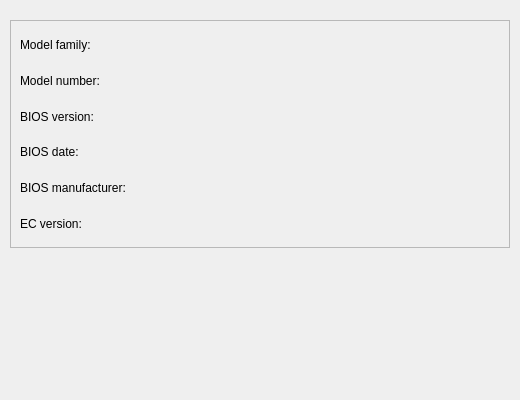
<?xml version="1.0" encoding="UTF-8"?>
<ui version="4.0">
 <class>SysInfo</class>
 <widget class="QWidget" name="SysInfo">
  <property name="geometry">
   <rect>
    <x>0</x>
    <y>0</y>
    <width>520</width>
    <height>400</height>
   </rect>
  </property>
  <property name="windowTitle">
   <string>General</string>
  </property>
  <widget class="QWidget" name="horizontalLayoutWidget">
   <property name="geometry">
    <rect>
     <x>10</x>
     <y>20</y>
     <width>500</width>
     <height>228</height>
    </rect>
   </property>
   <layout class="QHBoxLayout" name="horizontalLayout">
    <item>
     <widget class="QFrame" name="frame">
      <property name="frameShape">
       <enum>QFrame::StyledPanel</enum>
      </property>
      <property name="frameShadow">
       <enum>QFrame::Raised</enum>
      </property>
      <layout class="QGridLayout" name="gridLayout">
       <item row="0" column="0">
        <widget class="QLabel" name="model_family_label">
         <property name="minimumSize">
          <size>
           <width>130</width>
           <height>30</height>
          </size>
         </property>
         <property name="text">
          <string>Model family:</string>
         </property>
        </widget>
       </item>
       <item row="0" column="1">
        <spacer name="model_family_spacer">
         <property name="orientation">
          <enum>Qt::Horizontal</enum>
         </property>
         <property name="sizeHint" stdset="0">
          <size>
           <width>240</width>
           <height>30</height>
          </size>
         </property>
        </spacer>
       </item>
       <item row="0" column="2">
        <widget class="QLabel" name="model_family">
         <property name="minimumSize">
          <size>
           <width>130</width>
           <height>30</height>
          </size>
         </property>
         <property name="text">
          <string/>
         </property>
        </widget>
       </item>
       <item row="1" column="0">
        <widget class="QLabel" name="model_number_label">
         <property name="minimumSize">
          <size>
           <width>130</width>
           <height>30</height>
          </size>
         </property>
         <property name="text">
          <string>Model number:</string>
         </property>
        </widget>
       </item>
       <item row="1" column="1">
        <spacer name="model_number_spacer">
         <property name="orientation">
          <enum>Qt::Horizontal</enum>
         </property>
         <property name="sizeHint" stdset="0">
          <size>
           <width>240</width>
           <height>30</height>
          </size>
         </property>
        </spacer>
       </item>
       <item row="1" column="2">
        <widget class="QLabel" name="model_number">
         <property name="minimumSize">
          <size>
           <width>130</width>
           <height>30</height>
          </size>
         </property>
         <property name="text">
          <string/>
         </property>
        </widget>
       </item>
       <item row="2" column="0">
        <widget class="QLabel" name="bios_version_label">
         <property name="minimumSize">
          <size>
           <width>130</width>
           <height>30</height>
          </size>
         </property>
         <property name="text">
          <string>BIOS version:</string>
         </property>
        </widget>
       </item>
       <item row="2" column="1">
        <spacer name="bios_version_spacer">
         <property name="orientation">
          <enum>Qt::Horizontal</enum>
         </property>
         <property name="sizeHint" stdset="0">
          <size>
           <width>240</width>
           <height>30</height>
          </size>
         </property>
        </spacer>
       </item>
       <item row="2" column="2">
        <widget class="QLabel" name="bios_version">
         <property name="minimumSize">
          <size>
           <width>130</width>
           <height>30</height>
          </size>
         </property>
         <property name="text">
          <string/>
         </property>
        </widget>
       </item>
       <item row="3" column="0">
        <widget class="QLabel" name="bios_date_label">
         <property name="minimumSize">
          <size>
           <width>130</width>
           <height>30</height>
          </size>
         </property>
         <property name="text">
          <string>BIOS date:</string>
         </property>
        </widget>
       </item>
       <item row="3" column="1">
        <spacer name="bios_date_spacer">
         <property name="orientation">
          <enum>Qt::Horizontal</enum>
         </property>
         <property name="sizeHint" stdset="0">
          <size>
           <width>240</width>
           <height>30</height>
          </size>
         </property>
        </spacer>
       </item>
       <item row="3" column="2">
        <widget class="QLabel" name="bios_date">
         <property name="minimumSize">
          <size>
           <width>130</width>
           <height>30</height>
          </size>
         </property>
         <property name="text">
          <string/>
         </property>
        </widget>
       </item>
       <item row="4" column="0">
        <widget class="QLabel" name="bios_manufacturer_label">
         <property name="minimumSize">
          <size>
           <width>130</width>
           <height>30</height>
          </size>
         </property>
         <property name="text">
          <string>BIOS manufacturer:</string>
         </property>
        </widget>
       </item>
       <item row="4" column="1">
        <spacer name="bios_manufacturer_spacer">
         <property name="orientation">
          <enum>Qt::Horizontal</enum>
         </property>
         <property name="sizeHint" stdset="0">
          <size>
           <width>240</width>
           <height>30</height>
          </size>
         </property>
        </spacer>
       </item>
       <item row="4" column="2">
        <widget class="QLabel" name="bios_manufacturer">
         <property name="minimumSize">
          <size>
           <width>130</width>
           <height>30</height>
          </size>
         </property>
         <property name="text">
          <string/>
         </property>
        </widget>
       </item>
       <item row="5" column="0">
        <widget class="QLabel" name="ec_version_label">
         <property name="minimumSize">
          <size>
           <width>130</width>
           <height>30</height>
          </size>
         </property>
         <property name="text">
          <string>EC version:</string>
         </property>
        </widget>
       </item>
       <item row="5" column="1">
        <spacer name="ec_version_spacer">
         <property name="orientation">
          <enum>Qt::Horizontal</enum>
         </property>
         <property name="sizeHint" stdset="0">
          <size>
           <width>240</width>
           <height>30</height>
          </size>
         </property>
        </spacer>
       </item>
       <item row="5" column="2">
        <widget class="QLabel" name="ec_version">
         <property name="minimumSize">
          <size>
           <width>130</width>
           <height>30</height>
          </size>
         </property>
         <property name="text">
          <string/>
         </property>
        </widget>
       </item>
      </layout>
     </widget>
    </item>
   </layout>
  </widget>
 </widget>
 <resources/>
 <connections/>
</ui>
